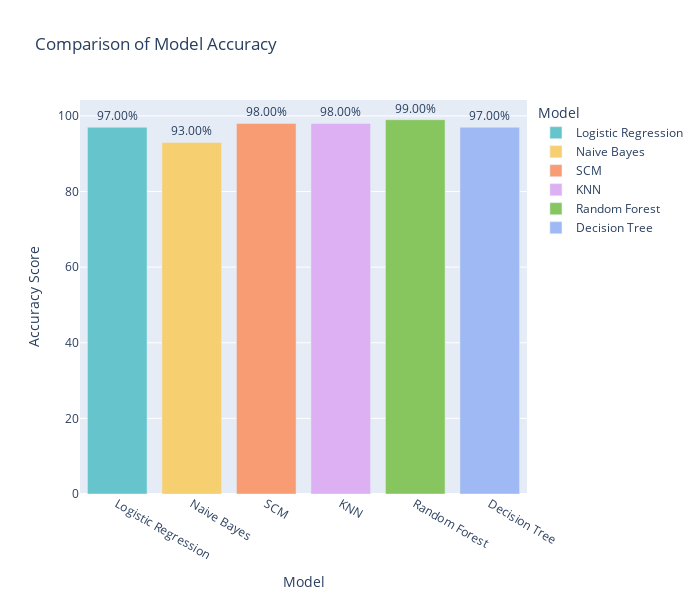

The cell this chart's notebook holds for it:
### Code cell
#Comparison of Model Accuracy
model_names = ['Logistic Regression', 'Naive Bayes',  'SCM', 'KNN', 'Random Forest', 'Decision Tree',]
accuracy_scores = [97, 93, 98, 98, 99, 97]  
data = {'Model': model_names, 'Accuracy Score': accuracy_scores}

df = pd.DataFrame(data)

colors = px.colors.qualitative.Pastel

fig = px.bar(df, x='Model', y='Accuracy Score', text='Accuracy Score', 
             title='Comparison of Model Accuracy', color='Model',
             color_discrete_map={model: color for model, color in zip(model_names, colors)})

fig.update_traces(texttemplate='%{text:.2f}%', textposition='outside')
fig.update_layout(width=700, height=600)

fig.show()

### Figure 1 — Plotly figure (JSON) as saved in the notebook; plotly's stock layout.template omitted (floating-point values rounded to 4 significant figures)
{"data": [{"alignmentgroup": "True", "hovertemplate": "Model=%{x}<br>Accuracy Score=%{text}<extra></extra>", "legendgroup": "Logistic Regression", "marker": {"color": "rgb(102, 197, 204)", "pattern": {"shape": ""}}, "name": "Logistic Regression", "offsetgroup": "Logistic Regression", "orientation": "v", "showlegend": true, "text": [97], "textposition": "outside", "texttemplate": "%{text:.2f}%", "type": "bar", "x": ["Logistic Regression"], "xaxis": "x", "y": [97], "yaxis": "y"}, {"alignmentgroup": "True", "hovertemplate": "Model=%{x}<br>Accuracy Score=%{text}<extra></extra>", "legendgroup": "Naive Bayes", "marker": {"color": "rgb(246, 207, 113)", "pattern": {"shape": ""}}, "name": "Naive Bayes", "offsetgroup": "Naive Bayes", "orientation": "v", "showlegend": true, "text": [93], "textposition": "outside", "texttemplate": "%{text:.2f}%", "type": "bar", "x": ["Naive Bayes"], "xaxis": "x", "y": [93], "yaxis": "y"}, {"alignmentgroup": "True", "hovertemplate": "Model=%{x}<br>Accuracy Score=%{text}<extra></extra>", "legendgroup": "SCM", "marker": {"color": "rgb(248, 156, 116)", "pattern": {"shape": ""}}, "name": "SCM", "offsetgroup": "SCM", "orientation": "v", "showlegend": true, "text": [98], "textposition": "outside", "texttemplate": "%{text:.2f}%", "type": "bar", "x": ["SCM"], "xaxis": "x", "y": [98], "yaxis": "y"}, {"alignmentgroup": "True", "hovertemplate": "Model=%{x}<br>Accuracy Score=%{text}<extra></extra>", "legendgroup": "KNN", "marker": {"color": "rgb(220, 176, 242)", "pattern": {"shape": ""}}, "name": "KNN", "offsetgroup": "KNN", "orientation": "v", "showlegend": true, "text": [98], "textposition": "outside", "texttemplate": "%{text:.2f}%", "type": "bar", "x": ["KNN"], "xaxis": "x", "y": [98], "yaxis": "y"}, {"alignmentgroup": "True", "hovertemplate": "Model=%{x}<br>Accuracy Score=%{text}<extra></extra>", "legendgroup": "Random Forest", "marker": {"color": "rgb(135, 197, 95)", "pattern": {"shape": ""}}, "name": "Random Forest", "offsetgroup": "Random Forest", "orientation": "v", "showlegend": true, "text": [99], "textposition": "outside", "texttemplate": "%{text:.2f}%", "type": "bar", "x": ["Random Forest"], "xaxis": "x", "y": [99], "yaxis": "y"}, {"alignmentgroup": "True", "hovertemplate": "Model=%{x}<br>Accuracy Score=%{text}<extra></extra>", "legendgroup": "Decision Tree", "marker": {"color": "rgb(158, 185, 243)", "pattern": {"shape": ""}}, "name": "Decision Tree", "offsetgroup": "Decision Tree", "orientation": "v", "showlegend": true, "text": [97], "textposition": "outside", "texttemplate": "%{text:.2f}%", "type": "bar", "x": ["Decision Tree"], "xaxis": "x", "y": [97], "yaxis": "y"}], "layout": {"barmode": "relative", "height": 600, "legend": {"title": {"text": "Model"}, "tracegroupgap": 0}, "title": {"text": "Comparison of Model Accuracy"}, "width": 700, "xaxis": {"anchor": "y", "categoryarray": ["Logistic Regression", "Naive Bayes", "SCM", "KNN", "Random Forest", "Decision Tree"], "categoryorder": "array", "domain": [0, 1], "title": {"text": "Model"}}, "yaxis": {"anchor": "x", "domain": [0, 1], "title": {"text": "Accuracy Score"}}}}
